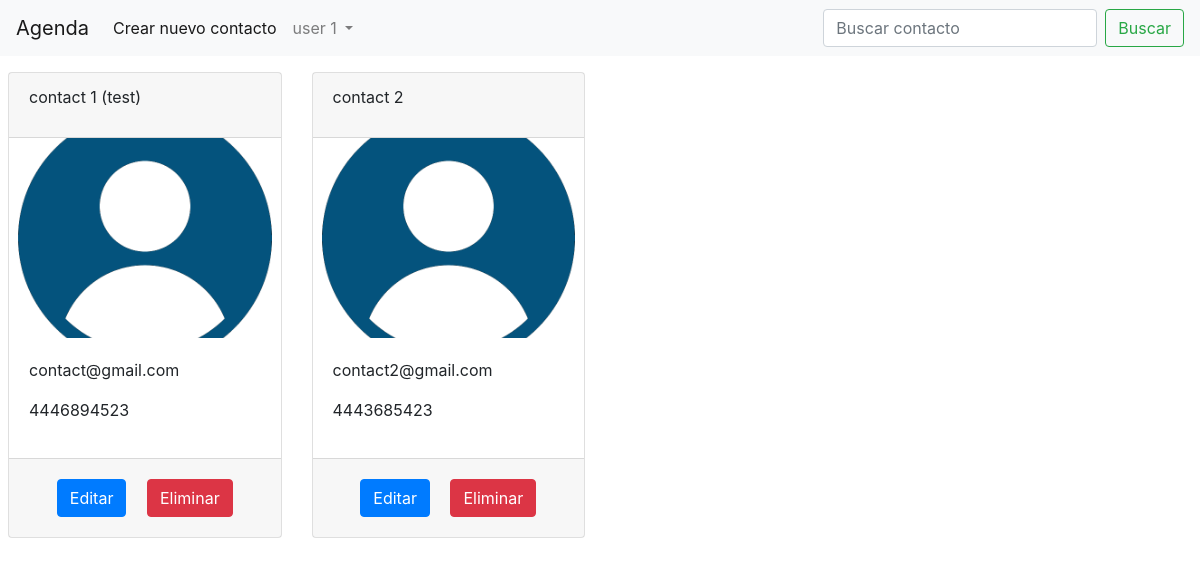
Screenshot of /web_sites/Agenda.php (signed in) with the database file from the repository.
### tables this page shows
CREATE TABLE `contact` (
  `ID_Contact` int(11) NOT NULL AUTO_INCREMENT,
  `name_contact` varchar(255) NOT NULL,
  `phone_contact` varchar(255) NOT NULL,
  `mail_contact` varchar(255) NOT NULL,
  `id_user` varchar(255) NOT NULL,
  `img_contact` varchar(255) NOT NULL,
  PRIMARY KEY (`ID_Contact`)
);

### php_scripts/user.php (called while the page is built, shortened)
<?php
class User{
    function Get_ID(){
        include("server_sql.php");
            try{
                $conn=new PDO($dns, $db_username, $db_password);
                $conn-> setAttribute(PDO::ATTR_ERRMODE, PDO::ERRMODE_EXCEPTION);
                $stmt = $conn->prepare("SELECT ID from Users where Mail = :Mail");
                $stmt->bindValue(":Mail", $_SESSION["mail"]);
                $stmt-> execute();
                $ID_User =  $stmt->fetchColumn();
                return (int)$ID_User;
            }
            catch(PDOException $e){
                echo "error: ".$e->getMessage();
            }
    }
    function get_contacts($ID_User){
       include("server_sql.php");
       try{
        $conn=new PDO($dns, $db_username, $db_password);
        $conn-> setAttribute(PDO::ATTR_ERRMODE, PDO::ERRMODE_EXCEPTION);
        $stmt = $conn->prepare("SELECT Name_Contact, Phone_Contact, Mail_Contact, Img_Contact, ID_Contact from Contact where ID_user = :Id_u");
        $stmt->bindValue(":Id_u", $ID_User);
        $stmt-> execute();
        $contact_details= $stmt->fetchAll(pdo::FETCH_ASSOC);
        return $contact_details;
    }
    catch(PDOException $e){
        echo "error: ".$e->getMessage();
    }
    }
    function get_numberOfContacts($ID_User){
        include("server_sql.php");
        try{
            $conn=new PDO($dns, $db_username, $db_password);
            $conn-> setAttribute(PDO::ATTR_ERRMODE, PDO::ERRMODE_EXCEPTION);
            $stmt = $conn->prepare("SELECT count(Name_Contact) from Contact where ID_user = :Id_u");
            $stmt->bindValue(":Id_u", $ID_User);
            $stmt-> execute();
            $numberOfContacts =  $stmt->fetchColumn();
            return $numberOfContacts;
        }
        catch(PDOException $e){
            echo "error: ".$e->getMessage();
        }
    }
}
?>

### web_sites/Agenda.php (the view, shortened to what this page needs)
<!DOCTYPE html>
<html lang="es">
<head>
    <link rel="stylesheet" href="../css/bootstrap.css">
    <link rel="stylesheet" href="../css/style.css">
</head>
<body>
    <?php
        require_once("../php_scripts/user.php");
        $UserSession =  new User($_SESSION["username"],"",$_SESSION["mail"]);
        $id_user = $UserSession->Get_ID();
        $num_contacts = $UserSession->get_numberOfContacts($id_user);
    ?>
    <nav class="navbar navbar-expand-lg navbar-light bg-light">
        <a class="navbar-brand" href="Agenda.php">Agenda</a>
        <div id="my-nav" class="collapse navbar-collapse">
            <ul class="navbar-nav mr-auto ">
                    <li class="nav-item active">
                        <a class="nav-link" href="new_contact.php">Crear nuevo contacto <span class="sr-only">(current)</span></a>
                    </li>
                    <li class="nav-item dropdown">
                        <a class="nav-link dropdown-toggle" href="#" aria-label="navbarDropdown" role="button" data-toggle="dropdown" aria-haspopup="true" aria-expanded="false">
                            <?php echo $_SESSION["username"] ?>
                        </a>
                    </li>
            </ul>
            <form class="form-inline" method="post" action="">
               <input type="search" class="form-control mr-sm-2" id="search_input" onclick="search_contact(this)" placeholder="Buscar contacto" aria-label="Buscar contacto">
               <button class="btn btn-outline-success my-2- my-sm-0" id="btn_search" onclick="return false" >Buscar</button>
            </form>
        </div>
    </nav>
    <div class="contaier mt-2 px-2 " id="contacts-container" >
             <div class="row justify-content-start" id="cards_container">
        <?php
        if($num_contacts > 0 ){
            $i = 0;
                foreach($UserSession->get_contacts($UserSession->Get_ID()) as $Contact){
                    $i += 1;
       ?>
            <div class="col col-12 col-md-4 col-lg-3 align-items-stretch mt-2" >
                <form action="<?php htmlspecialchars($_SERVER["PHP_SELF"]) ?>" method="post" enctype="multipart/form-data" >
                        <div class="card" name="card" id="<?php  echo "card-".$i;?>">
                            <div class="card-header" id="<?php echo "card-header-".$i;?>">
                                <p class="card-text" name="names"><?php  echo $Contact["Name_Contact"];?></p>
                            </div>
                            <div>
                                <img src="../Imagenes/<?php echo $Contact["Img_Contact"];?>" alt="card image top" class="card-img-top" style="width:100%; height:25vh; object-fit:cover; ">
                            </div>
                            <div class="card-body" id="<?php echo "card-body-".$i;?>">
                                <p class="card-text"><?php  echo $Contact["Mail_Contact"];?></p>
                                <p class="card-text"><?php echo $Contact["Phone_Contact"]?></p>
                            </div>
                            <div class="card-footer text-center" id ="<?php echo "card-footer-".$i; ?>">
                                <button type="button" class="btn btn-primary m-2" onclick="edit_options(<?php echo $i;?>)"  name="btn_edit" >Editar</button>
                                <button type="button" class="btn btn-danger m-2" onclick="confirm_delete(<?php echo $i; ?>)"  name="btn_delete" >Eliminar</button>
                            </div>
                         </div>
                    </form>
                </div>
     <?php
                 }
             }
     ?>
            </div>
         </div>
</body>
</html>

### rows the page displays
contact: name_contact "contact 1 (test)", img_contact (placeholder picture), mail_contact "contact@gmail.com", phone_contact "4446894523"
contact: name_contact "contact 2", img_contact (placeholder picture), mail_contact "contact2@gmail.com", phone_contact "4443685423"

### other values shown
$_SESSION["username"] "user 1"
